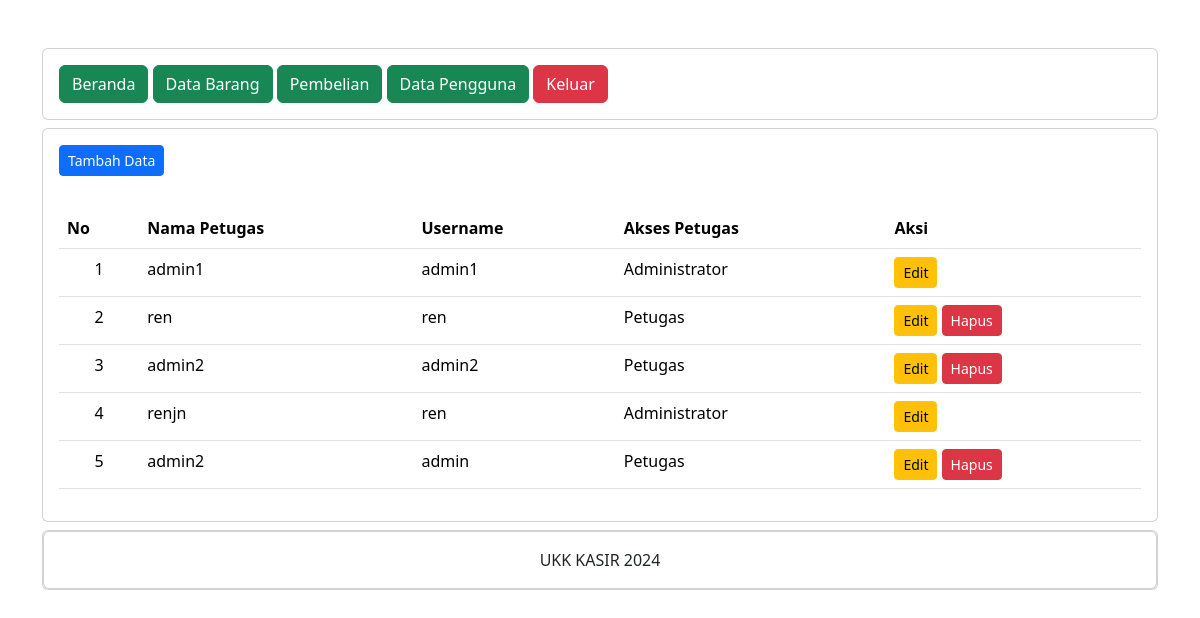
The page /administrator/data_pengguna.php (signed in) on the database its author committed.
### tables this page shows
CREATE TABLE `petugas` (
  `id_petugas` int(11) NOT NULL,
  `nama_petugas` varchar(255) NOT NULL,
  `username` text NOT NULL,
  `password` text NOT NULL,
  `level` int(11) NOT NULL
);

### administrator/data_pengguna.php (the view, shortened to what this page needs)
<?php
include 'header.php';
include 'navbar.php';
?>
<div class="card mt-2">
  <div class="card-body">
    <button type="button" class="btn btn-primary btn-sm" data-bs-toggle="modal" data-bs-target="#tambah-data">Tambah Data</button>
  </div>
  <div class="card-body">
    <table class="table">
      <thead>
        <tr>
          <th>No</th>
          <th>Nama Petugas</th>
          <th>Username</th>
          <th>Akses Petugas</th>
          <th>Aksi</th>
        </tr>
      </thead>
      <tbody>
        <?php
        include '../koneksi.php';
        $no = 1;
        $data = mysqli_query($koneksi, "SELECT * FROM petugas");
        while($d = mysqli_fetch_array($data)){?>
        <tr>
          <td class="text-center"><?php echo $no++; ?></td>
          <td><?php echo $d['nama_petugas']; ?></td>
          <td><?php echo $d['username']; ?></td>
          <td>
            <?php
            if($d['level'] == '1') {?>
            Administrator
          <?php } else {?>
          Petugas
        <?php } ?>
          </td>
          <td>
            <button type="button" class="btn btn-warning btn-sm" data-bs-toggle="modal" data-bs-target="#edit-data<?php echo $d['id_petugas']; ?>"> Edit </button>
            <?php
            if($d['level'] == $_SESSION['level']) {?>
            <?php } else { ?>
            <button type="button" class="btn btn-danger btn-sm" data-bs-toggle="modal" data-bs-target="#hapus-data<?php echo $d['id_petugas']; ?>">Hapus</button>
            <?php } ?>
          </td>
        </tr>
       <?php } ?>
      </tbody>
    </table>
  </div>
</div>
<?php
include 'footer.php';
?>

### administrator/header.php (shortened to what this page needs)
<!DOCTYPE html>
<html lang="en">
<head>
  <link href="https://cdn.jsdelivr.net/npm/bootstrap@5.3.3/dist/css/bootstrap.min.css" rel="stylesheet">
</head>
<body>
  <div class="container">
    <div class="content">

### administrator/navbar.php
<div class="card mt-5">
  <div class="card-body" >
    <a href="index.php" class="btn btn-success">Beranda</a>
    <a href="data_barang.php" class="btn btn-success">Data Barang</a>
    <a href="pembelian.php" class="btn btn-success">Pembelian</a>
    <a href="data_pengguna.php" class="btn btn-success">Data Pengguna</a>
    <a href="../logout.php" class="btn btn-danger ">Keluar</a>
  </div>
</div>

### administrator/footer.php (shortened to what this page needs)
<div class="card mt-2 mb-5">
        <div class="card">
          <div class="card-body text-center">
            UKK KASIR 2024
          </div>
        </div>
      </div>
    </div>
  </div>
</body>
</html>

### rows shown on the page
petugas: nama_petugas "admin1", username "admin1", level "Administrator"
petugas: nama_petugas "ren", username "ren", level "Petugas"
petugas: nama_petugas "admin2", username "admin2", level "Petugas"
petugas: nama_petugas "renjn", username "ren", level "Administrator"
petugas: nama_petugas "admin2", username "admin", level "Petugas"
